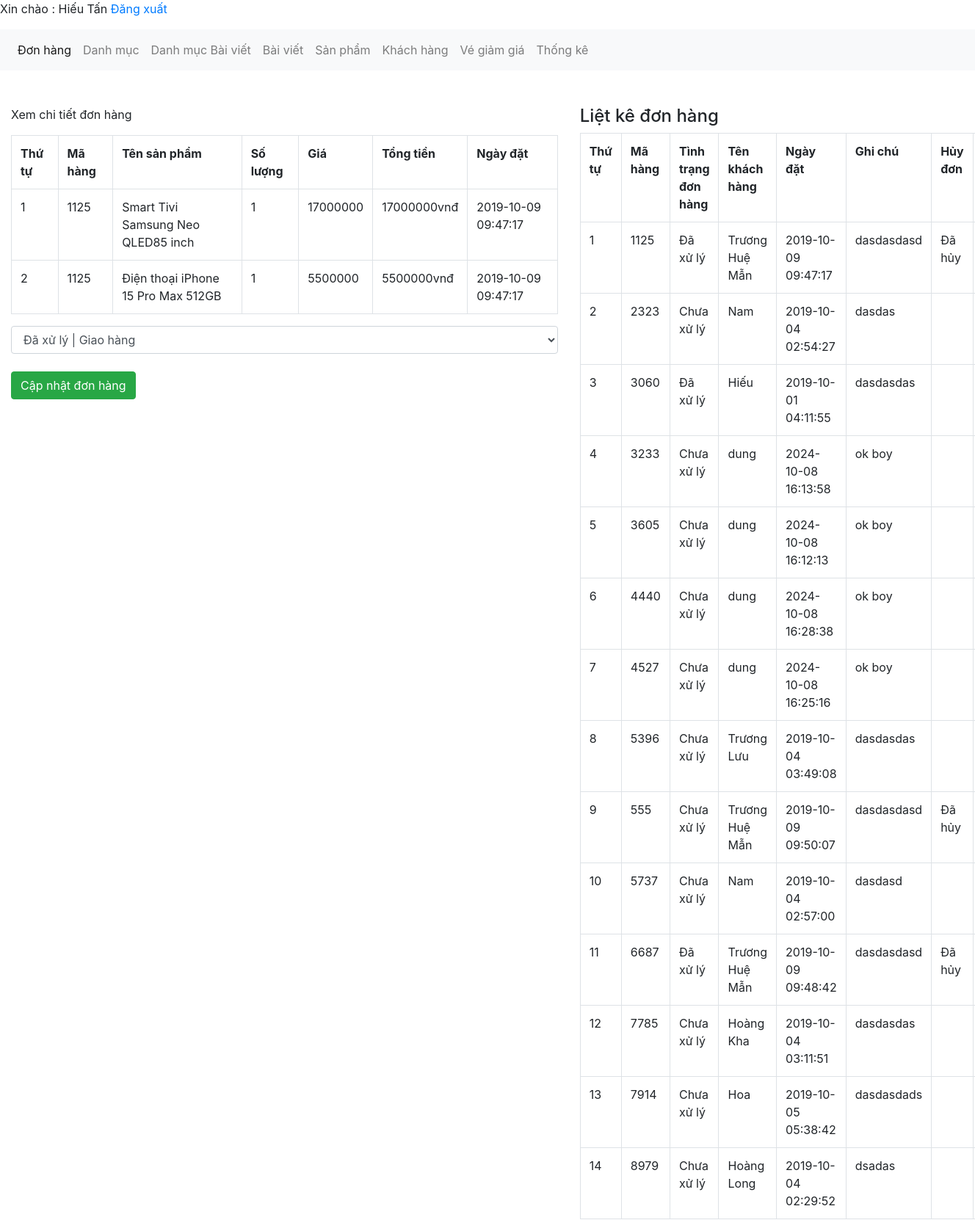
Page /admin/xulydonhang.php?quanly=xemdonhang&mahang=1125 (signed in) on the committed database.
### tables this page shows
CREATE TABLE `tbl_donhang` (
  `donhang_id` int(11) NOT NULL,
  `sanpham_id` int(11) NOT NULL,
  `soluong` int(11) NOT NULL,
  `mahang` varchar(50) NOT NULL,
  `khachhang_id` int(11) NOT NULL,
  `ngaythang` timestamp NOT NULL DEFAULT current_timestamp() ON UPDATE current_timestamp(),
  `tinhtrang` int(11) NOT NULL,
  `huydon` int(11) NOT NULL DEFAULT 0,
  `voucher_id` int(11) NOT NULL
);

CREATE TABLE `tbl_sanpham` (
  `sanpham_id` int(11) NOT NULL,
  `category_id` int(11) NOT NULL,
  `sanpham_name` varchar(255) NOT NULL,
  `sanpham_chitiet` text NOT NULL,
  `sanpham_mota` text NOT NULL,
  `sanpham_gia` varchar(100) NOT NULL,
  `sanpham_giakhuyenmai` varchar(100) NOT NULL,
  `sanpham_active` int(11) NOT NULL,
  `sanpham_hot` int(11) NOT NULL,
  `sanpham_soluong` int(11) NOT NULL,
  `sanpham_image` varchar(50) NOT NULL
);

CREATE TABLE `tbl_khachhang` (
  `khachhang_id` int(11) NOT NULL,
  `name` varchar(100) NOT NULL,
  `phone` varchar(50) NOT NULL,
  `address` varchar(200) NOT NULL,
  `note` text NOT NULL,
  `email` varchar(150) NOT NULL,
  `password` varchar(100) NOT NULL,
  `giaohang` int(11) NOT NULL
);

### admin/xulydonhang.php (the view, shortened to what this page needs)
<?php
	include('../db/connect.php');
?>
<!DOCTYPE html>
<html lang="en">
<head>
	<link href="../css/bootstrap.css" rel="stylesheet" type="text/css" media="all" />
</head>
<body>
<?php include "dashboard.php";?>
	<br><br>
	<div class="container-fluid">
		<div class="row">
			 <?php
			if(isset($_GET['quanly'])=='xemdonhang'){
				$mahang = $_GET['mahang'];
				$sql_chitiet = mysqli_query($con,"SELECT * FROM tbl_donhang,tbl_sanpham WHERE tbl_donhang.sanpham_id=tbl_sanpham.sanpham_id AND tbl_donhang.mahang='$mahang'");
				?>
				<div class="col-md-7">
				<p>Xem chi tiết đơn hàng</p>
			<form action="" method="POST">
				<table class="table table-bordered ">
					<tr>
						<th>Thứ tự</th>
						<th>Mã hàng</th>
						<th>Tên sản phẩm</th>
						<th>Số lượng</th>
						<th>Giá</th>
						<th>Tổng tiền</th>
						<th>Ngày đặt</th>
					</tr>
					<?php
					$i = 0;
					while($row_donhang = mysqli_fetch_array($sql_chitiet)){
						$i++;
					?>
					<tr>
						<td><?php echo $i; ?></td>
						<td><?php echo $row_donhang['mahang']; ?></td>
						<td><?php echo $row_donhang['sanpham_name']; ?></td>
						<td><?php echo $row_donhang['soluong']; ?></td>
						<td><?php echo $row_donhang['sanpham_giakhuyenmai']; ?></td>
						<td><?php echo (int)$row_donhang['soluong']*(int)$row_donhang['sanpham_giakhuyenmai'].'vnđ'; ?></td>
						<td><?php echo $row_donhang['ngaythang'] ?></td>
					</tr>
					 <?php
					}
					?>
				</table>
				<select class="form-control" name="xuly">
					<option value="1">Đã xử lý | Giao hàng</option>
				</select><br>
				<input type="submit" value="Cập nhật đơn hàng" name="capnhatdonhang" class="btn btn-success">
			</form>
				</div>
			<?php
			}else{
				?>
				<div class="col-md-7">
					<p>Đơn hàng</p>
				</div>
				<?php
			}
				?>
			<div class="col-md-5">
				<h4>Liệt kê đơn hàng</h4>
				<?php
				$sql_select = mysqli_query($con,"SELECT * FROM tbl_sanpham,tbl_khachhang,tbl_donhang WHERE tbl_donhang.sanpham_id=tbl_sanpham.sanpham_id AND tbl_donhang.khachhang_id=tbl_khachhang.khachhang_id GROUP BY mahang ");
				?>
				<table class="table table-bordered ">
					<tr>
						<th>Thứ tự</th>
						<th>Mã hàng</th>
						<th>Tình trạng đơn hàng</th>
						<th>Tên khách hàng</th>
						<th>Ngày đặt</th>
						<th>Ghi chú</th>
						<th>Hủy đơn</th>
						<th>Quản lý</th>
					</tr>
					<?php
					$i = 0;
					while($row_donhang = mysqli_fetch_array($sql_select)){
						$i++;
					?>
					<tr>
						<td><?php echo $i; ?></td>
						<td><?php echo $row_donhang['mahang']; ?></td>
						<td><?php
							if($row_donhang['tinhtrang']==0){
								echo 'Chưa xử lý';
							}else{
								echo 'Đã xử lý';
							}
						?></td>
						<td><?php echo $row_donhang['name']; ?></td>
						<td><?php echo $row_donhang['ngaythang'] ?></td>
						<td><?php echo $row_donhang['note'] ?></td>
						<td><?php if($row_donhang['huydon']==0){ }elseif($row_donhang['huydon']==1){
							echo '<a href="xulydonhang.php?quanly=xemdonhang&mahang='.$row_donhang['mahang'].'&xacnhanhuy=2">Xác nhận hủy đơn</a>';
						}else{
							echo 'Đã hủy';
						}
						?></td>
						<td><a href="?xoadonhang=<?php echo $row_donhang['mahang'] ?>">Xóa</a> || <a href="?quanly=xemdonhang&mahang=<?php echo $row_donhang['mahang'] ?>">Xem </a></td>
					</tr>
					 <?php
					}
					?>
				</table>
			</div>
		</div>
	</div>
</body>
</html>

### rows in the picture
tbl_donhang: mahang "1125", sanpham.sanpham_name "Smart Tivi Samsung Neo QLED85 inch", soluong "1", sanpham.sanpham_giakhuyenmai "17000000", ngaythang "2019-10-09 09:47:17", tinhtrang "Đã xử lý", khachhang.name "Trương Huệ Mẫn", khachhang.note "dasdasdasd", huydon "Đã hủy"
tbl_donhang: mahang "1125", sanpham.sanpham_name "Điện thoại iPhone 15 Pro Max 512GB", soluong "1", sanpham.sanpham_giakhuyenmai "5500000", ngaythang "2019-10-09 09:47:17"
tbl_donhang: mahang "2323", tinhtrang "Chưa xử lý", khachhang.name "Nam", ngaythang "2019-10-04 02:54:27", khachhang.note "dasdas"
tbl_donhang: mahang "3060", tinhtrang "Đã xử lý", khachhang.name "Hiếu", ngaythang "2019-10-01 04:11:55", khachhang.note "dasdasdas"
tbl_donhang: mahang "3233", tinhtrang "Chưa xử lý", khachhang.name "dung", ngaythang "2024-10-08 16:13:58", khachhang.note "ok boy"
tbl_donhang: mahang "3605", tinhtrang "Chưa xử lý", khachhang.name "dung", ngaythang "2024-10-08 16:12:13", khachhang.note "ok boy"
tbl_donhang: mahang "4440", tinhtrang "Chưa xử lý", khachhang.name "dung", ngaythang "2024-10-08 16:28:38", khachhang.note "ok boy"
tbl_donhang: mahang "4527", tinhtrang "Chưa xử lý", khachhang.name "dung", ngaythang "2024-10-08 16:25:16", khachhang.note "ok boy"
tbl_donhang: mahang "5396", tinhtrang "Chưa xử lý", khachhang.name "Trương Lưu", ngaythang "2019-10-04 03:49:08", khachhang.note "dasdasdas"
tbl_donhang: mahang "555", tinhtrang "Chưa xử lý", khachhang.name "Trương Huệ Mẫn", ngaythang "2019-10-09 09:50:07", khachhang.note "dasdasdasd", huydon "Đã hủy"
tbl_donhang: mahang "5737", tinhtrang "Chưa xử lý", khachhang.name "Nam", ngaythang "2019-10-04 02:57:00", khachhang.note "dasdasd"
tbl_donhang: mahang "6687", tinhtrang "Đã xử lý", khachhang.name "Trương Huệ Mẫn", ngaythang "2019-10-09 09:48:42", khachhang.note "dasdasdasd", huydon "Đã hủy"
tbl_donhang: mahang "7785", tinhtrang "Chưa xử lý", khachhang.name "Hoàng Kha", ngaythang "2019-10-04 03:11:51", khachhang.note "dasdasdas"
tbl_donhang: mahang "7914", tinhtrang "Chưa xử lý", khachhang.name "Hoa", ngaythang "2019-10-05 05:38:42", khachhang.note "dasdasdads"
tbl_donhang: mahang "8979", tinhtrang "Chưa xử lý", khachhang.name "Hoàng Long", ngaythang "2019-10-04 02:29:52", khachhang.note "dsadas"

### other values in the picture
$_SESSION['dangnhap'] "Hiếu Tấn"
